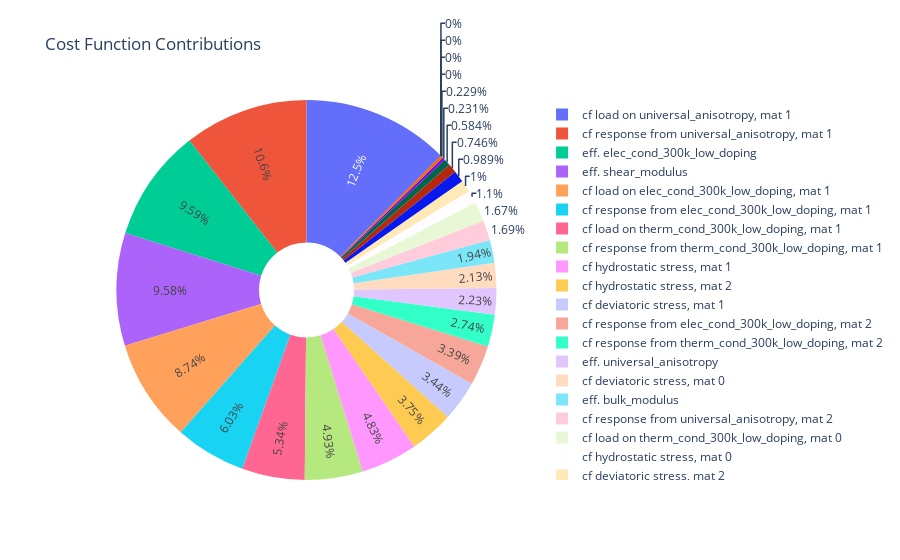

The notebook cell this image was saved under:
### Markdown cell above
Plot the contributions to the cost function for the best performer

*Note on how many contributions to expect:*
Per property, there is
* 1 effective property term
* (Non-modulus) 2 concentration factor terms per material
* (Modulus) 2 concentration factor terms per coupled (bulk, shear) moduli per material -- not considered individual properties

*For example*, for a 3-phase composite which considers carrier-transport and elastic property categories, not including volume fraction, there are 5 properties per material, so in total we expect
* 5 effective property terms
* 18 = 6 concentration factor terms (load and response terms for electrical conductivity, thermal conductivity, and universal anisotropy) $\times$ 3 materials
* 6 = 2 concentration factor terms (coupled deviatoric and hydrostatic terms from coupled bulk/shear moduli) $\times$ 3 materials

### Code cell
visualizer.plot_cost_func_contribs()

### Figure 1 — Plotly figure (JSON) as saved in the notebook; plotly's stock layout.template omitted (floating-point values rounded to 4 significant figures)
{"data": [{"hole": 0.25, "insidetextorientation": "radial", "labels": ["eff. elec_cond_300k_low_doping", "eff. therm_cond_300k_low_doping", "eff. bulk_modulus", "eff. shear_modulus", "eff. universal_anisotropy", "cf load on elec_cond_300k_low_doping, mat 0", "cf response from elec_cond_300k_low_doping, mat 0", "cf load on elec_cond_300k_low_doping, mat 1", "cf response from elec_cond_300k_low_doping, mat 1", "cf load on elec_cond_300k_low_doping, mat 2", "cf response from elec_cond_300k_low_doping, mat 2", "cf load on therm_cond_300k_low_doping, mat 0", "cf response from therm_cond_300k_low_doping, mat 0", "cf load on therm_cond_300k_low_doping, mat 1", "cf response from therm_cond_300k_low_doping, mat 1", "cf load on therm_cond_300k_low_doping, mat 2", "cf response from therm_cond_300k_low_doping, mat 2", "cf hydrostatic stress, mat 0", "cf hydrostatic stress, mat 1", "cf hydrostatic stress, mat 2", "cf deviatoric stress, mat 0", "cf deviatoric stress, mat 1", "cf deviatoric stress, mat 2", "cf load on universal_anisotropy, mat 0", "cf response from universal_anisotropy, mat 0", "cf load on universal_anisotropy, mat 1", "cf response from universal_anisotropy, mat 1", "cf load on universal_anisotropy, mat 2", "cf response from universal_anisotropy, mat 2"], "textinfo": "percent", "type": "pie", "values": [0.1172, 0.007144, 0.02378, 0.1172, 0.02732, 0, 0, 0.1068, 0.07379, 0.002825, 0.04147, 0.02048, 0.002804, 0.06532, 0.06029, 0.01209, 0.0335, 0.01344, 0.05904, 0.04583, 0.02611, 0.04211, 0.01227, 0, 0, 0.153, 0.1293, 0.009128, 0.02069]}], "layout": {"showlegend": true, "title": {"text": "Cost Function Contributions"}}}
